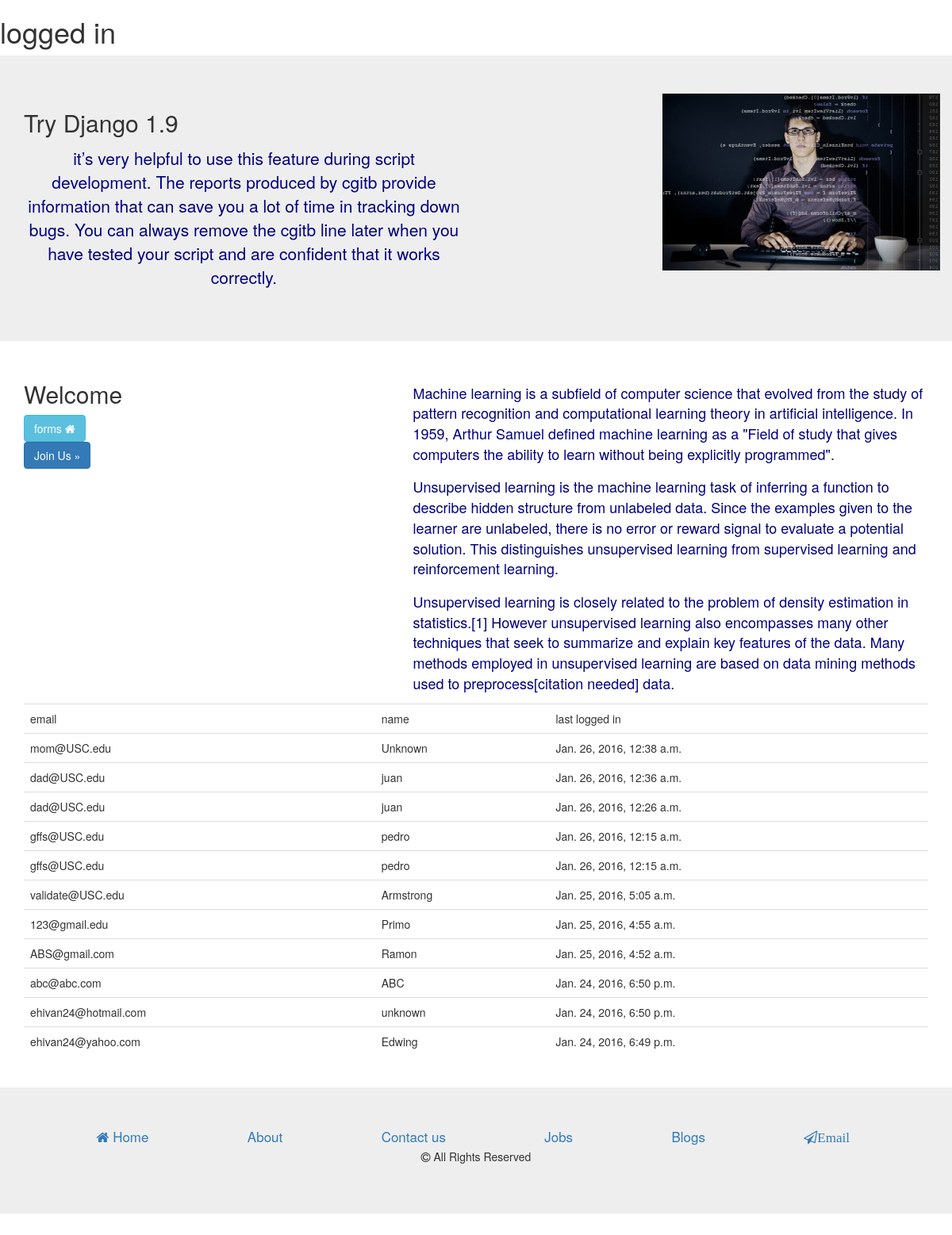
The app's page / (signed in) with its own data.
### newsletter/models.py (models this page shows)
class SignUp(models.Model):
	email = models.EmailField()
	full_name = models.CharField(max_length= 120, default='', blank=True, null=True)
	timestamp = models.DateTimeField(auto_now_add=True, auto_now=False)
	updated = models.DateTimeField(auto_now_add=False, auto_now=True)
	def __unicode__(self): #python 3.3 is __str__
		return self.email

### newsletter/views.py (the view, shortened to what this page needs)
# urls.py: 2. Add a URL to urlpatterns:  url(r'^$', views.home, name='home')
def home(request):
	if request.user.is_authenticated():
		title = 'Welcome:  %s' % (request.user)
		context = {
			"template_name" : title,
		}
	else:
		title = 'Welcome:  Unknown User'
		context = {
			"template_name" : title,
		}
	form = SignUpForm(request.POST or None)
	context = {
		'title' : title,
		'form' : form
	}
	if request.user.is_authenticated() and request.user.is_staff:
		queryset = SignUp.objects.all().order_by('-timestamp')
		context = {
			"queryset" : queryset
		}
	return render(request,"home.html", context)

### templates/home.html (shortened to what this page needs)
{% load staticfiles %}
{% load crispy_forms_tags %}
<!DOCTYPE html>
<html>
	<head>
	<link href="{% static 'css/main.css' %}" rel="stylesheet">
	<link href="{% static 'css/bootstrap.css' %}" rel="stylesheet">
	<link rel="stylesheet" href="https://maxcdn.bootstrapcdn.com/font-awesome/4.5.0/css/font-awesome.min.css">
</head>
<body>
{% if request.user.is_authenticated %}
	<h1>logged in </h1>
{% endif %}
<div class="jumbotron">
	<div class="container">
		<div class='row'>
			<div class='col-lg-6 col-md-12 col-sm-12 col-xm-12 '>
					<h2> Try Django 1.9</h2>
					<p class='pull-left text-align-center'>it’s very helpful to use this feature during script development. The reports produced by cgitb provide information that can save you a lot of time in tracking down bugs. You can always remove the cgitb line later when you have tested your script and are confident that it works correctly.</p>
				</div>
				<div class='img-responsive pull-right'>
					<img src="{% static 'img/computer-programmer.jpg' %}">
				</div>
		</div>
	</div>
</div>
<div class="container">
	<div class="row">
		<div class="col-lg-4 col-md-4 col-sm-12 col-xm-12 pull-left">
			<h2>Welcome</h2>
			<a href="/contact/" class="btn btn-info"> forms <span><i class="fa fa-home"></i></span> </a>
			<form method ='POST' action=''>
				<a role='button' class="btn btn-primary" href='.'> <span> Join Us &raquo;</span></a>
			</form>
		</div>
			<div class="col-lg-7 col-md-6 col-sm-12 col-xm-12 pull-right">
				<br>
				<p>Machine learning is a subfield of computer science that evolved from the study of pattern recognition and computational learning theory in artificial intelligence. In 1959, Arthur Samuel defined machine learning as a "Field of study that gives computers the ability to learn without being explicitly programmed".</p>
				<p>Unsupervised learning is the machine learning task of inferring a function to describe hidden structure from unlabeled data. Since the examples given to the learner are unlabeled, there is no error or reward signal to evaluate a potential solution. This distinguishes unsupervised learning from supervised learning and reinforcement learning.</p>
				<p>Unsupervised learning is closely related to the problem of density estimation in statistics.[1] However unsupervised learning also encompasses many other techniques that seek to summarize and explain key features of the data. Many methods employed in unsupervised learning are based on data mining methods used to preprocess[citation needed] data.</p>
			</div>
		</div>
</div>
<div class='container'>
{% if queryset %}
<table class='table txt-center'>
<tr> <td>email</td><td> name </td><td> last logged in</td></tr>
{% for instance in queryset %}
 <tr><td>{{ instance }}</td><td> {{ instance.full_name }}</td><td>{{ instance.timestamp }} </td></tr>
 {% endfor %}
 </table>
{% endif %}
</div>
	<div class='container' style='padding-top: 20px; '>
	</div>
	<div class="jumbotron">
		<ul>
			<li class='menudown'><a class='links' href="#"> <span class="fa fa-home"></span> Home </a></li>
			<li class='menudown'><a class='links' href="#">About </a></li>
			<li class='menudown'><a class='links' href="#">Contact us </a></li>
			<li class='menudown'><a class='links' href="#">Jobs </a></li>
			<li class='menudown'><a class='links' href="#">Blogs </a></li>
			<li class='menudown'><a href="#" class="links fa fa-paper-plane-o fa-1x">Email</a></li>
		<ul>
		<div class='text-align-center'> <span class='fa fa-copyright'></span> All Rights Reserved</div>
	</div>
	</body>
</html>

### static_in_pro/our_static/css/main.css (style rules this page uses)
body { background-color: #f0f4f5; font-family: "Lucida Sans", Verdana, sans-serif; }
ul { list-style-type: none; margin: 0; padding: 2px; }
li a { display: inline; width: 60px; }
.menudown { display: inline; padding-left: 10%; font-size: 17px; }
p { font-size: 18px; color: navy; margin: 20px 40px 18px 0; margin-left: 20px; padding: 3px; }
.links:link, .links:visited, .links:hover, .links:active { text-decoration: none; }
.text-align-center { text-align: center; }
a { color: #26BACF; text-decoration: none; }
a:link { text-decoration: none; }
h1 { font-size: 43.2px; color: #f16834; line-height: 48px }

### records on screen
SignUp: email "mom@USC.edu", full_name "Unknown", timestamp "Jan. 26, 2016, 12:38 a.m."
SignUp: email "dad@USC.edu", full_name "juan", timestamp "Jan. 26, 2016, 12:36 a.m."
SignUp: email "dad@USC.edu", full_name "juan", timestamp "Jan. 26, 2016, 12:26 a.m."
SignUp: email "gffs@USC.edu", full_name "pedro", timestamp "Jan. 26, 2016, 12:15 a.m."
SignUp: email "gffs@USC.edu", full_name "pedro", timestamp "Jan. 26, 2016, 12:15 a.m."
SignUp: email "validate@USC.edu", full_name "Armstrong", timestamp "Jan. 25, 2016, 5:05 a.m."
SignUp: email "123@gmail.edu", full_name "Primo", timestamp "Jan. 25, 2016, 4:55 a.m."
SignUp: email "ABS@gmail.com", full_name "Ramon", timestamp "Jan. 25, 2016, 4:52 a.m."
SignUp: email "abc@abc.com", full_name "ABC", timestamp "Jan. 24, 2016, 6:50 p.m."
SignUp: email "ehivan24@hotmail.com", full_name "unknown", timestamp "Jan. 24, 2016, 6:50 p.m."
SignUp: email "ehivan24@yahoo.com", full_name "Edwing", timestamp "Jan. 24, 2016, 6:49 p.m."
